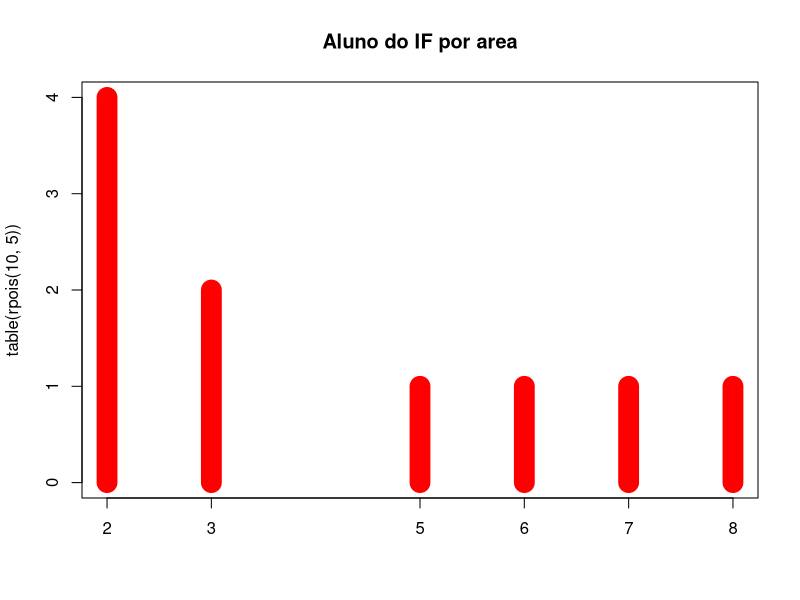

Reproduce this figure in R.
## ---- chunk 1
knitr::opts_chunk$set(echo = TRUE)
## ---- chunk 2
plot(table(rpois(10, 5)), type = "h", col = "red", lwd = 20,
     main = "Aluno do IF por area")
